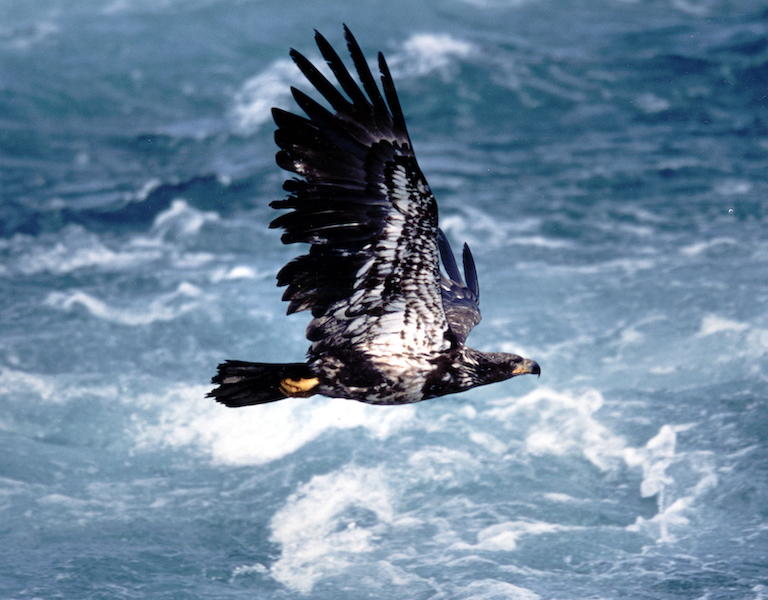
#> input picture Eagle_in_Flight.jpg, 768 x 600 px
$ jupyter execute 'Ex. 01 .ipynb'   (older library calls are emulated)
#> lines starting #> are read from the running program, lines starting #| are printed output that depends on the picture
# Ex. No: 01
## Image Handling and Pixel Transformations Using OpenCV

**Name:** Sheik Faizal S

**Register No.:** 212224240151

**Slot No.:** T2

**Slot Code:** 26OD2199

**Academic Year:** 2026–27

[cell 1]
# Import libraries
import cv2
import numpy as np
import matplotlib.pyplot as plt

1. Read the image ('Eagle_in_Flight.jpg') using OpenCV imread() as a grayscale image.

[cell 2]
faceImage = cv2.imread('Eagle_in_Flight.jpg',cv2.IMREAD_GRAYSCALE)
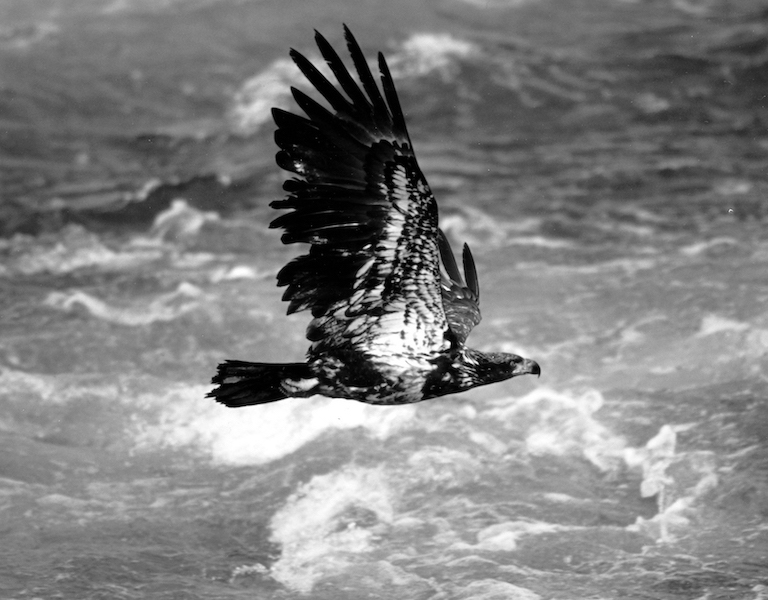
#> faceImage: shape (600, 768); min 0, max 255, mean 128.5

2. Print the image width, height & Channel

[cell 3]
faceImage.shape
#> Out = (600, 768)

3. Display the image using matplotlib imshow().

[cell 4]
plt.imshow(faceImage,cmap="gray")
plt.show()

4. Save the image as a PNG file using OpenCV imwrite().

[cell 5]
cv2.imwrite("Eagle_new.png", faceImage)
#> Out = True

5. Read the saved image above as a color image using cv2.cvtColor().

[cell 6]
img_color = cv2.cvtColor(faceImage, cv2.COLOR_GRAY2RGB)

6. Display the Colour image using matplotlib imshow() & Print the image width, height & channel

[cell 7]
height, width ,channel = img_color.shape
#> height = 600; width = 768; channel = 3
print("Width:", width)
#| Width: 768
print("Height:", height)
#| Height: 600
print("Channel:", channel)
#| Channel: 3

plt.imshow(img_color)
plt.show()

7. Crop the image to extract any specific (Eagle alone)  object from the image.

[cell 8]
eagle_crop = img_color[300:400, 300:550]
plt.imshow(eagle_crop)
plt.title("Cropped Eagle")
plt.show()

8. Resize the image up by a factor of 2x.

[cell 9]
eagle_resized = cv2.resize(eagle_crop, None, fx=2, fy=2,
                           interpolation=cv2.INTER_LINEAR)
plt.imshow(eagle_resized)
plt.title("Eagle Resized 2x")
plt.show()

9. Flip the cropped/resized image horizontally. (Eagle Image)

[cell 10]
eagle_flipped = cv2.flip(eagle_resized, 1)
plt.imshow(eagle_flipped)
plt.title("Eagle Flipped Horizontally")
plt.show()

10. Read in the image ('Apollo-11-launch.jpg').

[cell 11]
apollo = cv2.imread("Apollo-11-launch.jpg")
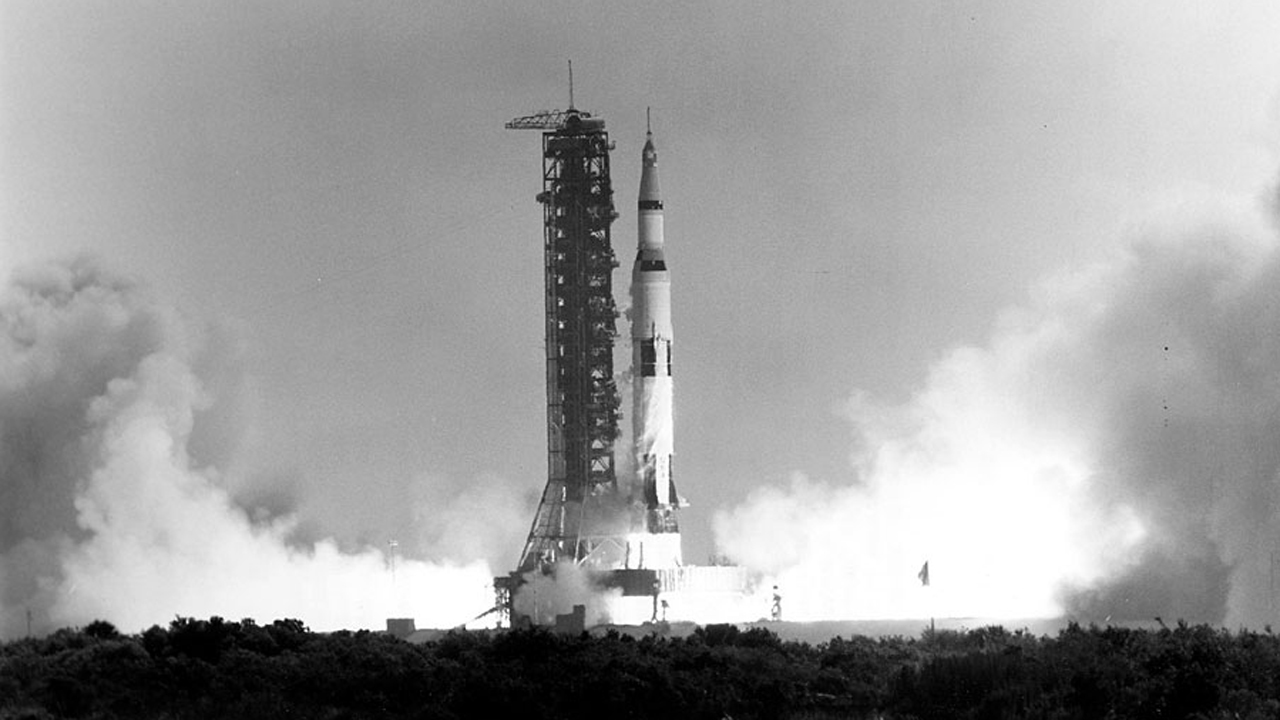
#> input picture Apollo-11-launch.jpg, 1280 x 720 px
#> apollo is the input picture: shape (720, 1280, 3); min 0, max 255, mean 156.2

11. Add the following text to the dark area at the bottom of the image (centered on the image):

[cell 12]
text = 'Apollo 11 Saturn V Launch, July 16, 1969'
font_face = cv2.FONT_HERSHEY_PLAIN
font_scale = 1.5
thickness = 2

text_size = cv2.getTextSize(text, font_face, font_scale, thickness)[0]
text_x = (apollo.shape[1] - text_size[0]) // 2
#> text_x = 378
text_y = apollo.shape[0] - 20
#> text_y = 700

cv2.putText(apollo, text, (text_x, text_y), font_face, font_scale,
            (255, 255, 255), thickness)

12. Draw a magenta rectangle that encompasses the launch tower and the rocket.

[cell 13]
# rect_color = magenta
magenta = (255, 0, 255)  # BGR color
cv2.rectangle(apollo, (100, 50), (450, 800), magenta, 3)

13. Display the final annotated image.

[cell 14]
plt.figure(figsize=(10, 6))
plt.imshow(cv2.cvtColor(apollo, cv2.COLOR_BGR2RGB))
plt.title("Apollo 11 Launch - Annotated")
plt.axis("on")
plt.show()

14. Read the image ('boy.jpg').

[cell 15]
img = cv2.imread("boy.jpg")
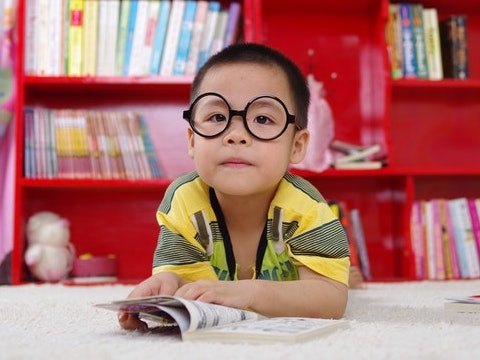
#> input picture boy.jpg, 480 x 360 px
#> img is the input picture: shape (360, 480, 3); mean B, G, R 111.8, 115.3, 174.3

15. Adjust the brightness of the image.

[cell 16]
matrix_ones = np.ones(img.shape, dtype=np.float64)
# Use 50 as the brightness adjustment amount
matrix = (matrix_ones * 50).astype(np.uint8)

16. Create brighter and darker images.

[cell 17]
img_brighter = cv2.add(img, matrix)
img_darker = cv2.subtract(img, matrix)

17. Display the images (Original Image, Darker Image, Brighter Image).

[cell 18]
plt.figure(figsize=(12, 4))

plt.subplot(1, 3, 1)
plt.imshow(cv2.cvtColor(img, cv2.COLOR_BGR2RGB))
plt.title("Original Image")
plt.axis("off")

plt.subplot(1, 3, 2)
plt.imshow(cv2.cvtColor(img_darker, cv2.COLOR_BGR2RGB))
plt.title("Darker Image")
plt.axis("off")

plt.subplot(1, 3, 3)
plt.imshow(cv2.cvtColor(img_brighter, cv2.COLOR_BGR2RGB))
plt.title("Brighter Image")
plt.axis("off")

plt.tight_layout()
plt.show()

18. Modify the image contrast.

[cell 19]
# Create matrices
matrix1 = np.ones(img.shape, dtype=np.float64)
matrix2 = np.ones(img.shape, dtype=np.float64)
# Modify image contrast
img_lower = cv2.multiply(img, matrix1, scale=0.8, dtype=cv2.CV_8U)
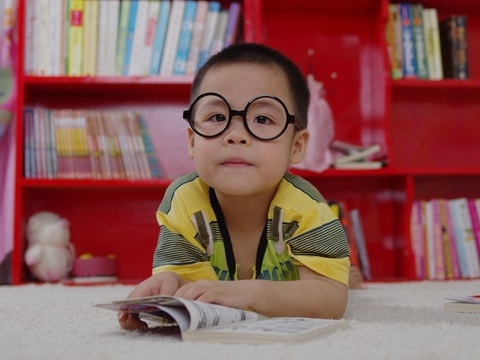
#> img_lower: shape (360, 480, 3); mean B, G, R 89.4, 92.2, 139.4
img_higher1 = cv2.multiply(img, matrix1, scale=1.1, dtype=cv2.CV_8U)
img_higher2 = cv2.multiply(img, matrix2, scale=1.2, dtype=cv2.CV_8U)
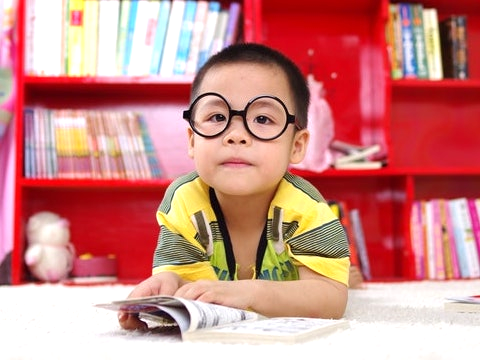
#> img_higher2: shape (360, 480, 3); mean B, G, R 132.1, 136.5, 205.5

19. Display the images (Original, Lower Contrast, Higher Contrast).

[cell 20]
plt.figure(figsize=(14, 4))

images = [
    (img, "Original"),
    (img_lower, "Lower Contrast (0.8)"),
    (img_higher1, "Higher Contrast (1.1)"),
    (img_higher2, "Higher Contrast (1.2)")
]

for i, (image, title) in enumerate(images):
    plt.subplot(1, 4, i + 1)
    plt.imshow(cv2.cvtColor(image, cv2.COLOR_BGR2RGB))
    plt.title(title)
    plt.axis("off")
#> this loop made 4 passes
#> title on passes 1 to 4: 'Original', 'Lower Contrast (0.8)', 'Higher Contrast (1.1)', 'Higher Contrast (1.2)'

plt.tight_layout()
plt.show()

20. Split the image (boy.jpg) into the B,G,R components & Display the channels.

[cell 21]
b, g, r = cv2.split(img)
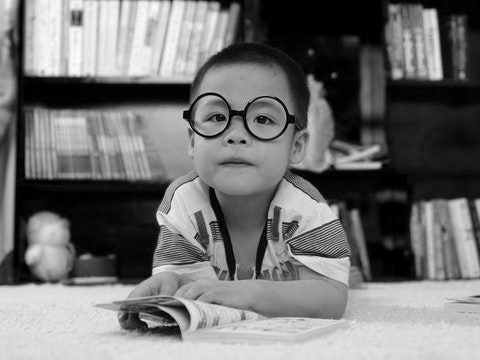
#> g: shape (360, 480); min 0, max 254, mean 115.3

plt.figure(figsize=(12, 4))
for i, (channel, title) in enumerate([
    (b, "Blue Channel"), (g, "Green Channel"), (r, "Red Channel")
]):
    plt.subplot(1, 3, i + 1)
    plt.imshow(channel, cmap="gray")
    plt.title(title)
    plt.axis("off")
#> this loop made 3 passes

plt.tight_layout()
plt.show()

21. _merged the R, G, B , display along with orginal image

[cell 22]
merged_bgr = cv2.merge([b, g, r])

plt.figure(figsize=(8, 4))
plt.subplot(1, 2, 1)
plt.imshow(cv2.cvtColor(merged_bgr, cv2.COLOR_BGR2RGB))
plt.title("Merged BGR Image")
plt.axis("off")

plt.subplot(1, 2, 2)
plt.imshow(cv2.cvtColor(img, cv2.COLOR_BGR2RGB))
plt.title("Original Image")
plt.axis("off")

plt.tight_layout()
plt.show()
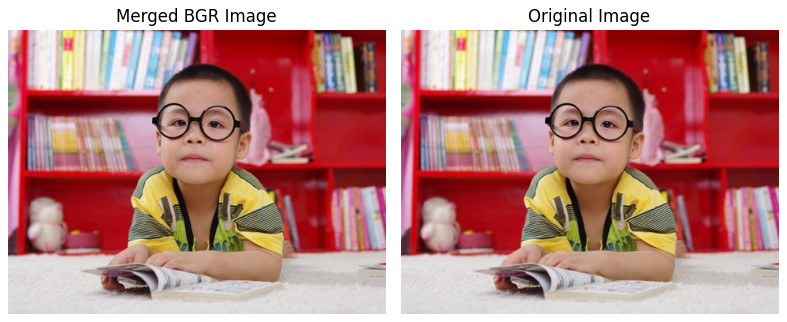
#> figure drawn by matplotlib, 2 panels

22. Split the image into the H, S, V components &  Display the channels.

[cell 23]
hsv = cv2.cvtColor(img, cv2.COLOR_BGR2HSV)
#> hsv: shape (360, 480, 3); mean H, S, V 93.8, 115.9, 176.2
h, s, v = cv2.split(hsv)
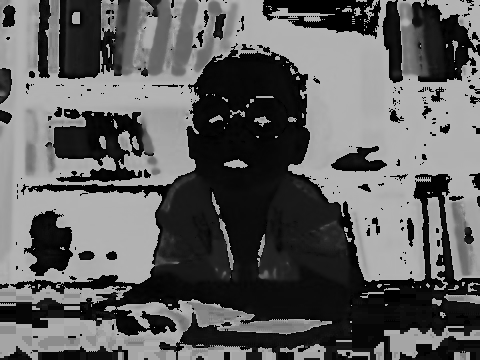
#> h: shape (360, 480); min 0, max 179, mean 93.8
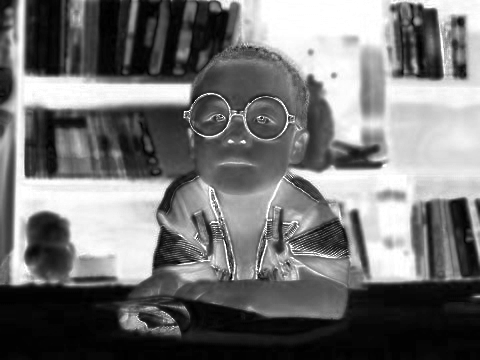
#> s: shape (360, 480); min 0, max 255, mean 115.9
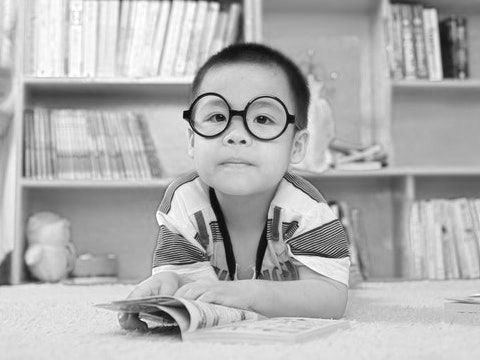
#> v: shape (360, 480); min 6, max 255, mean 176.2

plt.figure(figsize=(12, 4))
for i, (channel, title) in enumerate([
    (h, "Hue Channel"), (s, "Saturation Channel"), (v, "Value Channel")
]):
    plt.subplot(1, 3, i + 1)
    plt.imshow(channel, cmap="gray")
    plt.title(title)
    plt.axis("off")
#> this loop made 3 passes

plt.tight_layout()
plt.show()

23. _merged the H, S, V, display along with orginal image

[cell 24]
merged_hsv = cv2.merge([h, s, v])
merged_rgb = cv2.cvtColor(merged_hsv, cv2.COLOR_HSV2RGB)

plt.figure(figsize=(8, 4))
plt.subplot(1, 2, 1)
plt.imshow(merged_rgb)
plt.title("Merged HSV Image")
plt.axis("off")

plt.subplot(1, 2, 2)
plt.imshow(cv2.cvtColor(img, cv2.COLOR_BGR2RGB))
plt.title("Original Image")
plt.axis("off")

plt.tight_layout()
plt.show()
